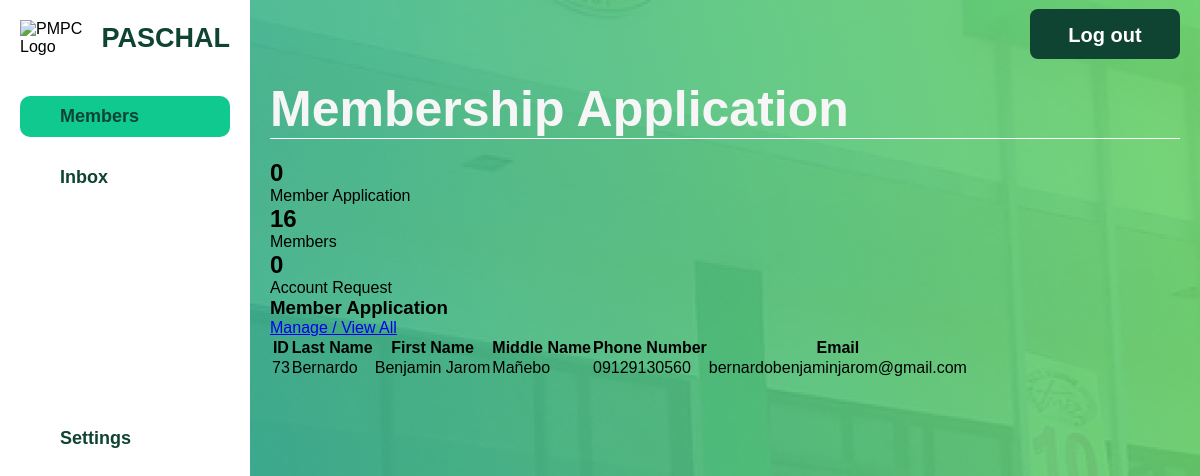
Page /membership/membership-app.php on the earlier database version.
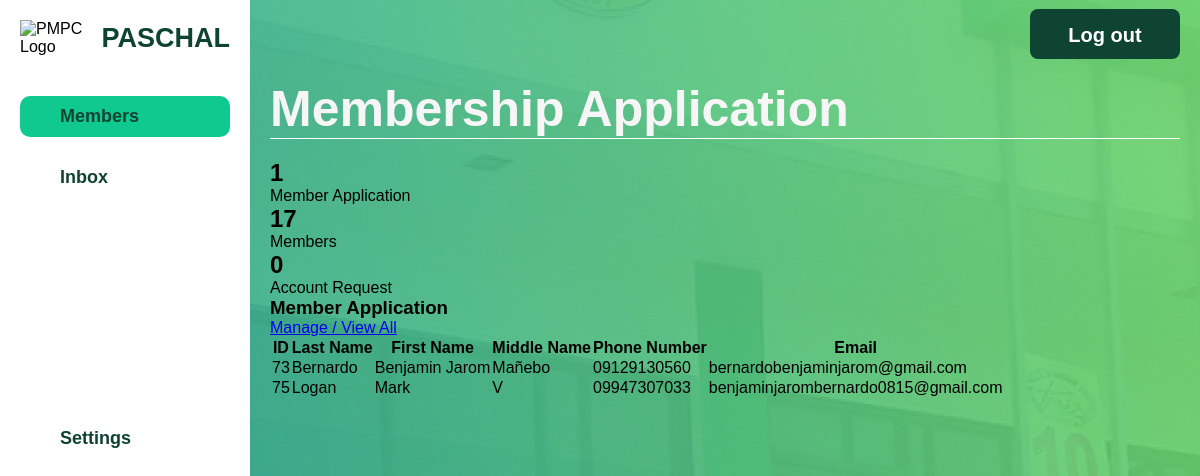
Same page on the later database version.
### tables this page shows
CREATE TABLE `member_credentials` (
  `MemberID` int(11) NOT NULL,
  `Username` varchar(50) NOT NULL,
  `Email` varchar(100) NOT NULL,
  `Password` varchar(255) NOT NULL
);

CREATE TABLE `signupform` (
  `MemberID` int(11) NOT NULL,
  `FirstName` varchar(50) NOT NULL,
  `LastName` varchar(50) NOT NULL,
  `MiddleName` varchar(50) DEFAULT NULL,
  `Sex` enum('Male','Female','Other') NOT NULL,
  `AddressID` int(11) DEFAULT NULL,
  `TINNumber` varchar(15) DEFAULT NULL,
  `Birthday` date DEFAULT NULL,
  `ContactNo` varchar(15) NOT NULL
);

### html/membership/membership-app.php (the view, shortened to what this page needs)
<?php
$servername = "localhost";
$dbUsername = "root";
$dbPassword = "";
$dbname = "pmpc";
$conn = new mysqli($servername, $dbUsername, $dbPassword, $dbname);
$totalMembersQuery = "SELECT COUNT(*) as total FROM member";
$totalMembersResult = $conn->query($totalMembersQuery);
$totalMembers = $totalMembersResult->fetch_assoc()['total'];
$activeMemberApplicationsQuery = "SELECT COUNT(*) as total FROM membership_application WHERE Status = 'In Progress'";
$activeMemberApplicationsResult = $conn->query($activeMemberApplicationsQuery);
$activeMemberApplications = $activeMemberApplicationsResult->fetch_assoc()['total'];
$accountRequestsQuery = "SELECT COUNT(*) as total FROM Account_request";
$accountRequestsResult = $conn->query($accountRequestsQuery);
$accountRequests = $accountRequestsResult->fetch_assoc()['total'];
$membersQuery = "
    SELECT
        mc.MemberID,
        sf.LastName,
        sf.FirstName,
        sf.MiddleName,
        sf.ContactNo,
        mc.Email
    FROM
        member_credentials mc
    JOIN
        signupform sf
    ON
        mc.MemberID = sf.MemberID
    LIMIT 5
";
$membersResult = $conn->query($membersQuery);
?>
<!DOCTYPE html>
<html lang="en">
<head>
    <link rel="stylesheet" href="../../css/admin-members.css">
    <link rel="stylesheet" href="../../css/admin-general.css">
</head>
<body>
    <div class="container">
        <div class="sidebar">
            <div class="logo-container">
                <div class="logo">
                    <img src="../../assets/pmpc-logo.png" alt="PMPC Logo">
                </div>
                <h2 class="pmpc-text">PASCHAL</h2>
            </div>
            <ul class="sidebar-menu">
                <li><a href="membership.php" class="active">Members</a></li>
                <li><a href="membership-inbox.php" >Inbox</a></li>
            </ul>
            <ul class="sidebar-settings">
                <li><a href="admin-settings.html">Settings</a></li>
            </ul>
        </div>
        <div class="main-content">
            <header>
                <h1>Membership Application</h1>
                <button class="logout-button" onclick="redirectToIndex()">Log out</button>
            </header>
            <section class="summary-cards">
                <div class="card" onclick="window.location.href='membership-app.php'">
                    <h2><?php echo $activeMemberApplications; ?></h2>
                    <p>Member Application</p>
                </div>
                <div class="card" onclick="window.location.href='membership.php'">
                    <h2><?php echo $totalMembers; ?></h2>
                    <p>Members</p>
                </div>
                <div class="card" onclick="window.location.href='admin-account-req.php'">
                    <h2><?php echo $accountRequests; ?></h2>
                    <p>Account Request</p>
                </div>
            </section>
            <section class="member-list">
                <div class="table-header">
                    <h3>Member Application</h3>
                    <a href="manage-membership.php" class="manage-link">Manage / View All</a>
                </div>
                <table>
                    <thead>
                        <tr>
                            <th>ID</th>
                            <th>Last Name</th>
                            <th>First Name</th>
                            <th>Middle Name</th>
                            <th>Phone Number</th>
                            <th>Email</th>
                        </tr>
                    </thead>
                    <tbody>
                        <?php
                        if ($membersResult->num_rows > 0) {
                            while ($row = $membersResult->fetch_assoc()) {
                                echo "<tr>";
                                echo "<td>" . htmlspecialchars($row['MemberID']) . "</td>";
                                echo "<td>" . htmlspecialchars($row['LastName']) . "</td>";
                                echo "<td>" . htmlspecialchars($row['FirstName']) . "</td>";
                                echo "<td>" . htmlspecialchars($row['MiddleName']) . "</td>";
                                echo "<td>" . htmlspecialchars($row['ContactNo']) . "</td>";
                                echo "<td>" . htmlspecialchars($row['Email']) . "</td>";
                                echo "</tr>";
                            }
                        } else {
                            echo "<tr><td colspan='6'>No application found.</td></tr>";
                        }
                        ?>
                    </tbody>
                </table>
            </section>
        </div>
    </div>
</body>
</html>

Differences in the rows shown:
added member_credentials: MemberID "75", signupform.LastName "Logan", signupform.FirstName "Mark", signupform.MiddleName "V", signupform.ContactNo "09947307033", Email "benjaminjarombernardo0815@gmail.com"
Other differences:
$activeMemberApplications: "0" → "1"
$totalMembers: "16" → "17"
